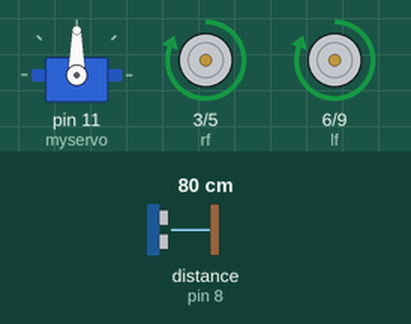
Simulated run of this sketch. Board: Arduino Uno, built with avr-gcc and run on an emulated ATmega328P. On the bench: servo, motor-driver pin pairs drawn as motors (green arrow = first pin HIGH = forward, orange = second pin HIGH = backward, longer = more drive). Wiring (inferred from the names in the program): ultrasonic range finder: trigger pin 7; echo pin 8. The inputs (shaded band) are chosen by the test bench; at power-on: distance to the obstacle (sensor on pin 8) 80 cm. The echo pulse lasts 58.3 µs per cm.

Above: at 5.8 s.
5.9 s: distance to the obstacle (sensor on pin 8) set to 53 cm
11.9 s: distance to the obstacle (sensor on pin 8) set to 47 cm
At 17.0 s:
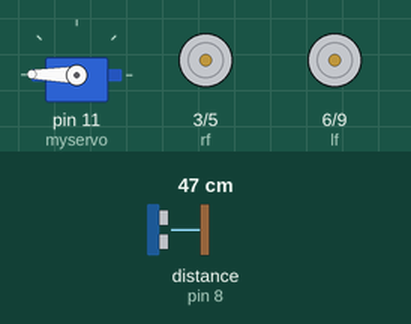
At 17.9 s:
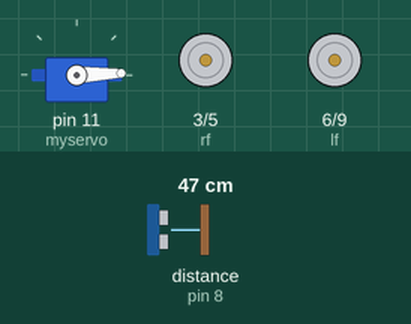
Timing chart, 0 to 27.0 s (numbered marks = the images above; inputs shaded):
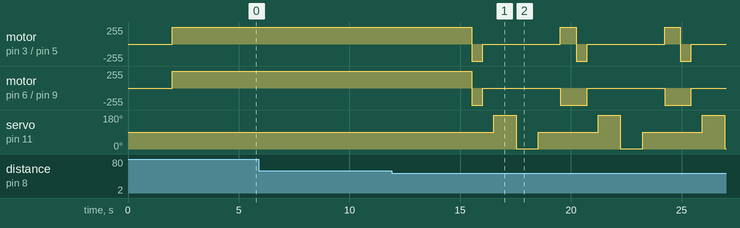

Measured:
- the behaviour switches between 51 and 50 cm on distance to the obstacle (sensor on pin 8) (found by bisection; images 0 and 1)
- after the input at 5.9 s, every drawn part: stays the same
- after the input at 11.9 s, motor on pin 3 (rf) / pin 5 (rb): forward 255/255 → backward 255/255 after 3.6 s, then repeats every 4.7 s: stopped 3.5 s, forward 255/255 0.70 s, backward 255/255 0.50 s; motor on pin 6 (lf) / pin 9 (lb): forward 255/255 → backward 255/255 after 3.6 s, then repeats every 4.7 s: stopped 3.5 s, backward 255/255 1.2 s

The sketch:

ObstacleAvoidingCar.ino
```cpp
#include <Servo.h>

Servo myservo;
int pos = 0;

int trig = 7;
int echo = 8;
unsigned int t, d;

int pwm =1;

int rf = 3;
int rb = 5;
int lf = 6;
int lb = 9;

int disRight, disLeft;

int getdistance();

void setup() {
myservo.attach(11);
  // setting up ultrasound pins
  pinMode(trig, OUTPUT);
  pinMode(echo, INPUT);

  // setting up motor pins
  pinMode(rf, OUTPUT);
  pinMode(rb, OUTPUT);
  pinMode(lf, OUTPUT);
  pinMode(lb, OUTPUT);
  Serial.begin(9600);
}

void loop() {
  d = getdistance();

  if(d<50) //if there is an obstacle
  {
    // move back
    digitalWrite(rf, LOW);
    digitalWrite(rb, HIGH);
    digitalWrite(lf, LOW);
    digitalWrite(lb, HIGH);
    delay(500);

    // stop the car
    digitalWrite(rf, LOW);
    digitalWrite(rb, LOW);
    digitalWrite(lf, LOW);
    digitalWrite(lb, LOW);
    delay(500);

    // look right and get distance
    myservo.write(179);
    disRight = getdistance();
    delay(500);
    // look left and get distance
    myservo.write(2);
    disLeft = getdistance();
    delay(500);

    // compare
    if(disRight >= disLeft)
    {
      myservo.write(90);
      delay(1000);
      // move right
      digitalWrite(rf, HIGH);
      digitalWrite(rb, LOW);
      digitalWrite(lf, LOW);
      digitalWrite(lb, HIGH);
      delay(200);
    }

    else
    {
      myservo.write(90);
      delay(1000);
      // move left
      digitalWrite(rf, LOW);
      digitalWrite(rb, HIGH);
      digitalWrite(lf, HIGH);
      digitalWrite(lb, LOW);
      delay(200);
    }
    }
    else
    {
      // move forward
      delay(1500);
      digitalWrite(rf, HIGH);
      digitalWrite(rb, LOW);
      digitalWrite(lf, HIGH);
      digitalWrite(lb, LOW);
      delay(3000);
    }

}
// get distance funtion
int getdistance()
{
digitalWrite(trig, 0);
delayMicroseconds(2);
digitalWrite(trig, 1);
delayMicroseconds(10);
digitalWrite(trig, 0);
t = pulseIn(echo, 1);
d = (t*0.034)/2;
delay(500);
return d;
}
```
